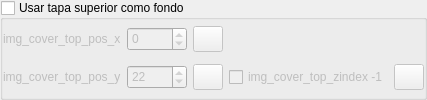
                   <widget class="QGroupBox" name="img_cover_top_bg">
                    <property name="title">
                     <string>Usar tapa superior como fondo</string>
                    </property>
                    <property name="flat">
                     <bool>true</bool>
                    </property>
                    <property name="checkable">
                     <bool>true</bool>
                    </property>
                    <property name="checked">
                     <bool>false</bool>
                    </property>
                    <layout class="QGridLayout" name="gridLayout_8" columnstretch="0,0,0,1,0">
                     <property name="leftMargin">
                      <number>0</number>
                     </property>
                     <property name="topMargin">
                      <number>0</number>
                     </property>
                     <property name="rightMargin">
                      <number>0</number>
                     </property>
                     <property name="bottomMargin">
                      <number>0</number>
                     </property>
                     <item row="0" column="0">
                      <widget class="QLabel" name="lb_cfg_13">
                       <property name="text">
                        <string>img_cover_top_pos_x</string>
                       </property>
                      </widget>
                     </item>
                     <item row="0" column="1">
                      <widget class="QSpinBox" name="img_cover_top_pos_x">
                       <property name="minimumSize">
                        <size>
                         <width>60</width>
                         <height>24</height>
                        </size>
                       </property>
                       <property name="minimum">
                        <number>-512</number>
                       </property>
                       <property name="maximum">
                        <number>512</number>
                       </property>
                       <property name="value">
                        <number>0</number>
                       </property>
                      </widget>
                     </item>
                     <item row="0" column="2">
                      <widget class="QPushButton" name="btn_img_cover_top_pos_x_def">
                       <property name="minimumSize">
                        <size>
                         <width>30</width>
                         <height>26</height>
                        </size>
                       </property>
                       <property name="maximumSize">
                        <size>
                         <width>30</width>
                         <height>26</height>
                        </size>
                       </property>
                       <property name="icon">
                        <iconset resource="../res/gr-lida.qrc">
                         <normaloff>:/img16/reset.png</normaloff>:/img16/reset.png</iconset>
                       </property>
                      </widget>
                     </item>
                     <item row="1" column="0">
                      <widget class="QLabel" name="lb_cfg_14">
                       <property name="text">
                        <string>img_cover_top_pos_y</string>
                       </property>
                      </widget>
                     </item>
                     <item row="1" column="1">
                      <widget class="QSpinBox" name="img_cover_top_pos_y">
                       <property name="minimumSize">
                        <size>
                         <width>60</width>
                         <height>24</height>
                        </size>
                       </property>
                       <property name="minimum">
                        <number>-512</number>
                       </property>
                       <property name="maximum">
                        <number>512</number>
                       </property>
                       <property name="value">
                        <number>22</number>
                       </property>
                      </widget>
                     </item>
                     <item row="1" column="2">
                      <widget class="QPushButton" name="btn_img_cover_top_pos_y_def">
                       <property name="minimumSize">
                        <size>
                         <width>30</width>
                         <height>26</height>
                        </size>
                       </property>
                       <property name="maximumSize">
                        <size>
                         <width>30</width>
                         <height>26</height>
                        </size>
                       </property>
                       <property name="icon">
                        <iconset resource="../res/gr-lida.qrc">
                         <normaloff>:/img16/reset.png</normaloff>:/img16/reset.png</iconset>
                       </property>
                      </widget>
                     </item>
                     <item row="1" column="3">
                      <widget class="QCheckBox" name="img_cover_top_zindex">
                       <property name="text">
                        <string>img_cover_top_zindex -1</string>
                       </property>
                      </widget>
                     </item>
                     <item row="1" column="4">
                      <widget class="QPushButton" name="btn_img_cover_top_zindex_def">
                       <property name="minimumSize">
                        <size>
                         <width>30</width>
                         <height>26</height>
                        </size>
                       </property>
                       <property name="maximumSize">
                        <size>
                         <width>30</width>
                         <height>26</height>
                        </size>
                       </property>
                       <property name="icon">
                        <iconset resource="../res/gr-lida.qrc">
                         <normaloff>:/img16/reset.png</normaloff>:/img16/reset.png</iconset>
                       </property>
                      </widget>
                     </item>
                    </layout>
                   </widget>
